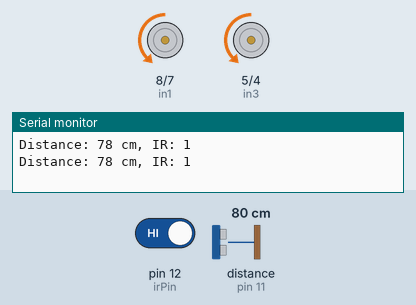
A sketch run on a simulated Arduino Uno, built with avr-gcc and run on an emulated ATmega328P. On the bench: motor-driver pin pairs drawn as motors (green arrow = first pin HIGH = forward, orange = second pin HIGH = backward, longer = more drive, scaled by the enable pin), the last lines printed to the serial monitor. Wiring (inferred from the names in the program): ultrasonic range finder: trigger pin 10; echo pin 11. The test bench sets the inputs (shaded band); at power-on: pin 12 (irPin) HIGH, distance to the obstacle (sensor on pin 11) 80 cm. The echo pulse lasts 58.3 µs per cm.

Above: at 2.6 s.
2.7 s: pin 12 (irPin) driven LOW
At 4.8 s:
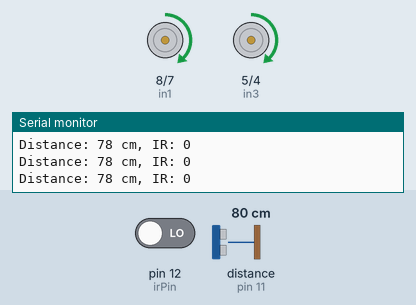
5.2 s: distance to the obstacle (sensor on pin 11) set to 8 cm
7.7 s: distance to the obstacle (sensor on pin 11) set to 5 cm
At 9.2 s:
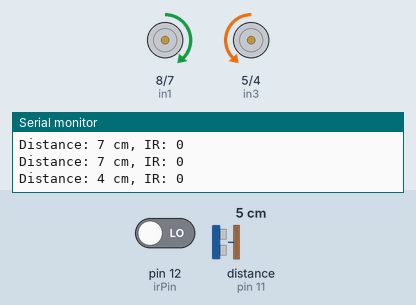
12.7 s: distance to the obstacle (sensor on pin 11) set to 9 cm
At 14.2 s:
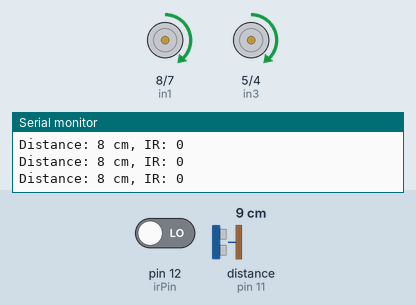
15.2 s: distance to the obstacle (sensor on pin 11) set to 2 cm
At 15.7 s:
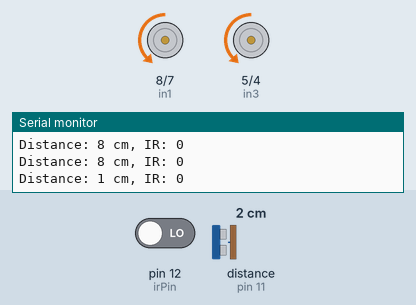
Timing chart, 0 to 21.2 s (numbered marks = the images above; inputs shaded):
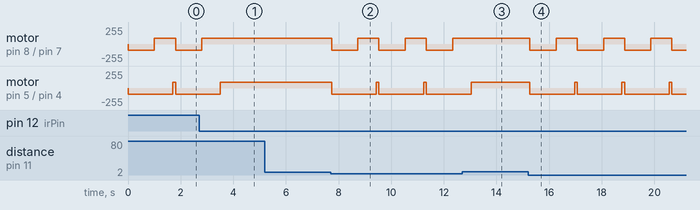

Measured:
- the behaviour switches between 7 and 6 cm on distance to the obstacle (sensor on pin 11) (found by bisection; images 1 and 2)
- after the input at 2.7 s, motor on pin 8 (in1) / pin 7 (in2): goes on until 2.8 s, then stays forward 90/255; motor on pin 5 (in3) / pin 4 (in4): goes on until 3.5 s, then stays forward 90/255
- after the input at 7.7 s, motor on pin 8 (in1) / pin 7 (in2): alternates forward 90/255 for 0.80 s and backward 90/255 for 1.0 s, starting at once; motor on pin 5 (in3) / pin 4 (in4): alternates forward 90/255 for 0.10 s and backward 90/255 for 1.7 s, starting at once
- after the input at 12.7 s, motor on pin 8 (in1) / pin 7 (in2): stays forward 90/255 (without the input it goes to backward 90/255 after 0.44 s); motor on pin 5 (in3) / pin 4 (in4): goes on until 13.0 s, then stays forward 90/255
- after the input at 15.2 s, motor on pin 8 (in1) / pin 7 (in2): alternates forward 90/255 for 0.80 s and backward 90/255 for 1.0 s, starting after 0.06 s; motor on pin 5 (in3) / pin 4 (in4): alternates forward 90/255 for 0.10 s and backward 90/255 for 1.7 s, starting after 0.06 s

The sketch:

3H-Robot_cow.ino
```cpp
int enA = 9;
int in1 = 8;
int in2 = 7;
int enB = 3;
int in3 = 5;
int in4 = 4;

const int ultrigPin = 10;
const int ultraEchoPin = 11;

const int irPin = 12;

const int obstacleDistance = 5;
const int irThreshold = LOW;

const int motorSpeed = 90;
const int backwardSpeed = 90;
const int turnSpeed = 90;

void setup() {
  pinMode(enA, OUTPUT);
  pinMode(enB, OUTPUT);
  pinMode(in1, OUTPUT);
  pinMode(in2, OUTPUT);
  pinMode(in3, OUTPUT);
  pinMode(in4, OUTPUT);

  pinMode(ultrigPin, OUTPUT);
  pinMode(ultraEchoPin, INPUT);

  pinMode(irPin, INPUT);

  stopMotors();

  Serial.begin(9600);
}

void loop() {
  long distance = getDistance();
  int irValue = digitalRead(irPin);

  Serial.print("Distance: ");
  Serial.print(distance);
  Serial.print(" cm, IR: ");
  Serial.println(irValue);

  if (distance <= obstacleDistance || irValue != irThreshold) {
    moveBackward();
    delay(1000);

    turn();
    delay(700);

    moveForward();
  } else {
    moveForward();
  }

  delay(100);
}

void moveForward() {
  analogWrite(enA, motorSpeed);
  analogWrite(enB, motorSpeed);

  digitalWrite(in1, HIGH);
  digitalWrite(in2, LOW);
  digitalWrite(in3, HIGH);
  digitalWrite(in4, LOW);
}

void moveBackward() {
  analogWrite(enA, backwardSpeed);
  analogWrite(enB, backwardSpeed);

  digitalWrite(in1, LOW);
  digitalWrite(in2, HIGH);
  digitalWrite(in3, LOW);
  digitalWrite(in4, HIGH);
}

void turn() {
  analogWrite(enA, turnSpeed);
  analogWrite(enB, turnSpeed);

  digitalWrite(in1, HIGH);
  digitalWrite(in2, LOW);
  digitalWrite(in3, LOW);
  digitalWrite(in4, HIGH);
}

void stopMotors() {
  digitalWrite(in1, LOW);
  digitalWrite(in2, LOW);
  digitalWrite(in3, LOW);
  digitalWrite(in4, LOW);

  analogWrite(enA, 0);
  analogWrite(enB, 0);
}

long getDistance() {
  digitalWrite(ultrigPin, LOW);
  delayMicroseconds(2);

  digitalWrite(ultrigPin, HIGH);
  delayMicroseconds(10);
  digitalWrite(ultrigPin, LOW);

  long duration = pulseIn(ultraEchoPin, HIGH, 30000);

  long distanceCm = duration * 0.034 / 2;

  if (duration == 0) {
    return 999;
  }

  return distanceCm;
}
```
